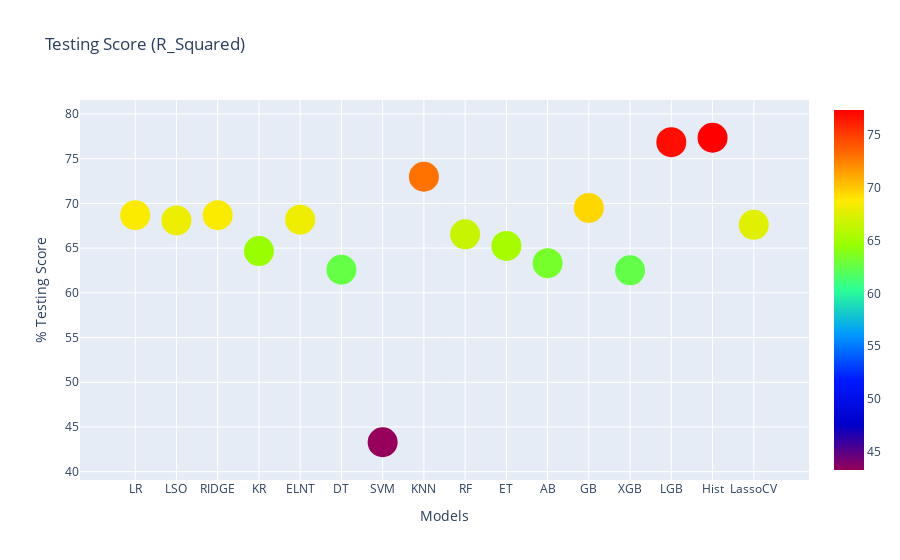

Notebook cell for this chart:
### Code cell
'''Testing accuracy of our regression models. By default score method returns coefficient of determination (r_squared).'''
def test_r2(model):
    pred = model.predict(X_test)
    return r2_score(pred, y_test)

'''Calculate and plot the training accuracy.'''
models = [linear, lasso, ridge, kr, elnt, dt, svm, knn, rf, et, ab, gb, xgb, lgb, hist, lasso_cv]
testing_score = []
for model in models:
    testing_score.append(test_r2(model))
    
'''Plot dataframe of training accuracy.'''
test_score = pd.DataFrame(data = testing_score, columns = ['Testing_R2'])
test_score.index = ['LR', 'LSO', 'RIDGE', 'KR', 'ELNT', 'DT', 'SVM', 'KNN', 'RF', 'ET', 'AB', 'GB', 'XGB', 'LGB', 'Hist', 'LassoCV']
test_score = (test_score*100).round(4)
scatter_plot(test_score.index, test_score['Testing_R2'], 'Testing Score (R_Squared)', 'Models','% Testing Score', 30, 'Rainbow')

### Figure 1 — Plotly figure (JSON) as saved in the notebook; plotly's stock layout.template omitted (floating-point values rounded to 4 significant figures)
{"data": [{"marker": {"color": [68.69, 68.1, 68.68, 64.67, 68.18, 62.58, 43.29, 72.98, 66.54, 65.24, 63.32, 69.5, 62.52, 76.85, 77.34, 67.61], "colorscale": [[0, "rgb(150,0,90)"], [0.125, "rgb(0,0,200)"], [0.25, "rgb(0,25,255)"], [0.375, "rgb(0,152,255)"], [0.5, "rgb(44,255,150)"], [0.625, "rgb(151,255,0)"], [0.75, "rgb(255,234,0)"], [0.875, "rgb(255,111,0)"], [1, "rgb(255,0,0)"]], "showscale": true, "size": 30}, "mode": "markers", "type": "scatter", "x": ["LR", "LSO", "RIDGE", "KR", "ELNT", "DT", "SVM", "KNN", "RF", "ET", "AB", "GB", "XGB", "LGB", "Hist", "LassoCV"], "y": [68.69, 68.1, 68.68, 64.67, 68.18, 62.58, 43.29, 72.98, 66.54, 65.24, 63.32, 69.5, 62.52, 76.85, 77.34, 67.61]}], "layout": {"hovermode": "closest", "title": {"text": "Testing Score (R_Squared)"}, "xaxis": {"title": {"text": "Models"}}, "yaxis": {"title": {"text": "% Testing Score"}}}}
